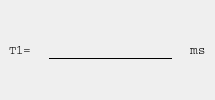
                                 <widget class="QFrame" name="frame_104">
                                  <property name="minimumSize">
                                   <size>
                                    <width>200</width>
                                    <height>0</height>
                                   </size>
                                  </property>
                                  <property name="frameShape">
                                   <enum>QFrame::NoFrame</enum>
                                  </property>
                                  <property name="frameShadow">
                                   <enum>QFrame::Plain</enum>
                                  </property>
                                  <layout class="QHBoxLayout" name="horizontalLayout_37">
                                   <property name="spacing">
                                    <number>0</number>
                                   </property>
                                   <property name="leftMargin">
                                    <number>0</number>
                                   </property>
                                   <property name="topMargin">
                                    <number>0</number>
                                   </property>
                                   <property name="rightMargin">
                                    <number>0</number>
                                   </property>
                                   <property name="bottomMargin">
                                    <number>0</number>
                                   </property>
                                   <item>
                                    <widget class="QFrame" name="frame_135">
                                     <property name="frameShape">
                                      <enum>QFrame::NoFrame</enum>
                                     </property>
                                     <property name="frameShadow">
                                      <enum>QFrame::Plain</enum>
                                     </property>
                                     <layout class="QVBoxLayout" name="verticalLayout_45">
                                      <item>
                                       <widget class="QLabel" name="label_52">
                                        <property name="font">
                                         <font>
                                          <family>Courier</family>
                                         </font>
                                        </property>
                                        <property name="text">
                                         <string>T1=</string>
                                        </property>
                                       </widget>
                                      </item>
                                     </layout>
                                    </widget>
                                   </item>
                                   <item>
                                    <widget class="QFrame" name="frame_132">
                                     <property name="frameShape">
                                      <enum>QFrame::NoFrame</enum>
                                     </property>
                                     <property name="frameShadow">
                                      <enum>QFrame::Plain</enum>
                                     </property>
                                     <layout class="QVBoxLayout" name="verticalLayout_83">
                                      <item>
                                       <widget class="QLineEdit" name="lineEdit_16">
                                        <property name="minimumSize">
                                         <size>
                                          <width>50</width>
                                          <height>0</height>
                                         </size>
                                        </property>
                                        <property name="styleSheet">
                                         <string notr="true">QLineEdit{
	border:transparent;
	background: transparent;
	border-bottom: 1px solid black;
	font: 14px;

}


QLineEdit:down-arrow {
    image: url(resources/arrow.png);
	width: 14px;
	height: 14px;
}

QLineEdit QAbstractItemView {

    border: 2px solid darkgray;
    selection-background-color: rgb(174, 255, 193);
	selection-color: black;
	background-color: white;

}</string>
                                        </property>
                                       </widget>
                                      </item>
                                     </layout>
                                    </widget>
                                   </item>
                                   <item>
                                    <widget class="QFrame" name="frame_134">
                                     <property name="frameShape">
                                      <enum>QFrame::NoFrame</enum>
                                     </property>
                                     <property name="frameShadow">
                                      <enum>QFrame::Plain</enum>
                                     </property>
                                     <layout class="QVBoxLayout" name="verticalLayout_84">
                                      <item>
                                       <widget class="QLabel" name="label_53">
                                        <property name="font">
                                         <font>
                                          <family>Courier</family>
                                          <pointsize>10</pointsize>
                                         </font>
                                        </property>
                                        <property name="styleSheet">
                                         <string notr="true">border: transparent;</string>
                                        </property>
                                        <property name="text">
                                         <string>ms</string>
                                        </property>
                                        <property name="scaledContents">
                                         <bool>true</bool>
                                        </property>
                                       </widget>
                                      </item>
                                     </layout>
                                    </widget>
                                   </item>
                                  </layout>
                                 </widget>
